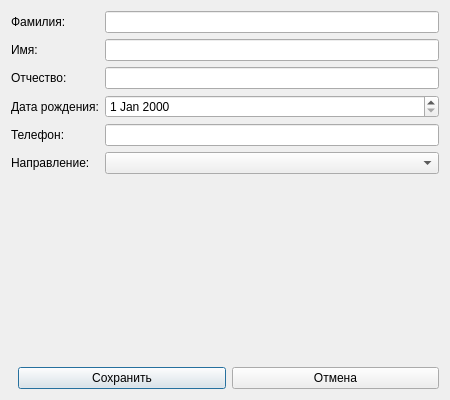
<?xml version="1.0" encoding="UTF-8"?>
<ui version="4.0">
 <class>PatientDialog</class>
 <widget class="QDialog" name="PatientDialog">
  <property name="geometry">
   <rect>
    <x>0</x>
    <y>0</y>
    <width>450</width>
    <height>400</height>
   </rect>
  </property>
  <property name="windowTitle">
   <string>Добавить абитуриента</string>
  </property>
  <layout class="QVBoxLayout">

   <item>
    <layout class="QFormLayout">

     <item row="0" column="0">
      <widget class="QLabel">
       <property name="text">
        <string>Фамилия:</string>
       </property>
      </widget>
     </item>
     <item row="0" column="1">
      <widget class="QLineEdit" name="editLastName"/>
     </item>

     <item row="1" column="0">
      <widget class="QLabel">
       <property name="text">
        <string>Имя:</string>
       </property>
      </widget>
     </item>
     <item row="1" column="1">
      <widget class="QLineEdit" name="editFirstName"/>
     </item>

     <item row="2" column="0">
      <widget class="QLabel">
       <property name="text">
        <string>Отчество:</string>
       </property>
      </widget>
     </item>
     <item row="2" column="1">
      <widget class="QLineEdit" name="editMiddleName"/>
     </item>

     <item row="3" column="0">
      <widget class="QLabel">
       <property name="text">
        <string>Дата рождения:</string>
       </property>
      </widget>
     </item>
     <item row="3" column="1">
      <widget class="QDateEdit" name="editBirthDate"/>
     </item>

     <item row="4" column="0">
      <widget class="QLabel">
       <property name="text">
        <string>Телефон:</string>
       </property>
      </widget>
     </item>
     <item row="4" column="1">
      <widget class="QLineEdit" name="editPhone"/>
     </item>

     <item row="5" column="0">
      <widget class="QLabel">
       <property name="text">
        <string>Направление:</string>
       </property>
      </widget>
     </item>
     <item row="5" column="1">
      <widget class="QComboBox" name="comboDirection"/>
     </item>

    </layout>
   </item>

   <item>
    <layout class="QHBoxLayout">
     <item>
      <spacer>
       <property name="orientation">
        <enum>Qt::Horizontal</enum>
       </property>
      </spacer>
     </item>
     <item>
      <widget class="QPushButton" name="btnSave">
       <property name="text">
        <string>Сохранить</string>
       </property>
      </widget>
     </item>
     <item>
      <widget class="QPushButton" name="btnCancel">
       <property name="text">
        <string>Отмена</string>
       </property>
      </widget>
     </item>
    </layout>
   </item>

  </layout>
 </widget>
 <resources/>
 <connections/>
</ui>
